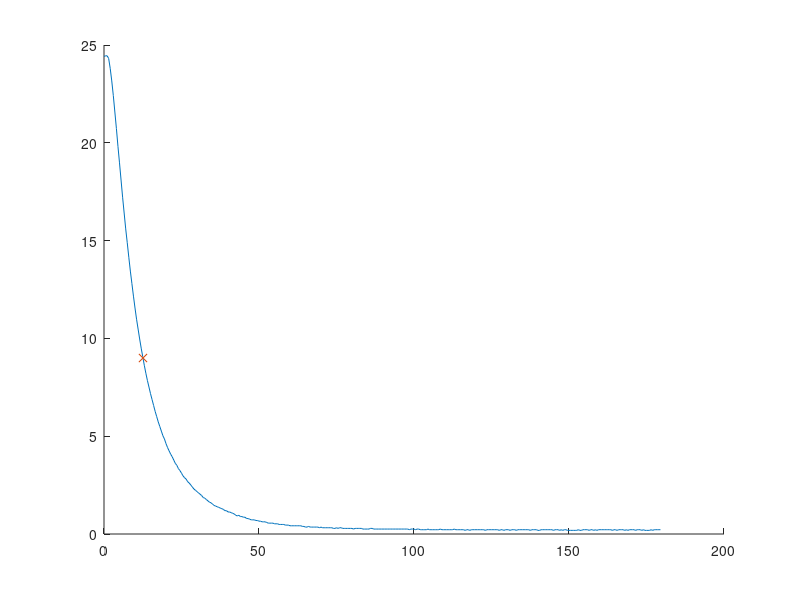

Source code (MATLAB): (Note: this script raises an error after producing the figure.)
clear variables, close all, clc, format compact
%%
temp=[24.415158090843303
24.448978412442557
24.448978412442557
24.313699168877676
23.806450513975243
23.16404546157896
22.42036141238116
21.57546557131715
20.73078199080814
19.818761950533588
18.97451936002966
18.09673170790678
17.219172925665852
16.40932164933912
15.59966509338257
14.891375228106504
14.149516956944927
13.44153184331163
12.801102008220484
12.160793819955249
11.554298211468842
10.981596942416889
10.476353037288606
9.971184794173354
9.499762667903664
9.062072516385205
8.624439124025733
8.220520197631163
7.850303635830607
7.513778352060772
7.177286607407962
6.874472704879821
6.571685953610841
6.268926346298286
5.999829476973348
5.7307540438336675
5.495330620181387
5.259923601257436
5.024532983632921
4.856406867900189
4.6210443588153245
4.41931811213634
4.25122210460557
4.083134457594493
3.9486703587210754
3.7805977575013907
3.6125335133090477
3.511698977648467
3.3436481021078484
3.2428215866814254
3.108390910434597
2.973965579495974
2.8731500887666694
2.805941431690415
2.6715281253634227
2.6043234759531053
2.5035190063057855
2.402717541780396
2.301919082108842
2.2347217782247535
2.1675258096320453
2.1003311762514905
2.0331378780027363
1.965945914807307
1.8651604730631883
1.831565993255388
1.7643780347396938
1.6971914109592918
1.6300061218338295
1.5964139777414497
1.5292306904485795
1.4620487376123947
1.4284582615903083
1.3948681191525425
1.3612783102885837
1.3276888349894205
1.2940996932445392
1.2605108850434268
1.1933342692364612
1.1933342692364612
1.1261589874874198
1.1261589874874198
1.0925718468602146
1.0589850397174518
1.0253985660501201
0.9582266190996958
0.9246411457978291
0.9582266190996958
0.8910560059300905
0.8910560059300905
0.8574711994882194
0.8574711994882194
0.7903025868400256
0.7903025868400256
0.7567187806141781
0.7231353077743969
0.7231353077743969
0.7231353077743969
0.6895521683094179
0.6895521683094179
0.6559693622102293
0.6559693622102293
0.6223868894670685
0.6223868894670685
0.6223868894670685
0.5888047500694225
0.5552229440075283
0.5552229440075283
0.5552229440075283
0.5552229440075283
0.5216414712723745
0.5216414712723745
0.5216414712723745
0.48806033185269676
0.48806033185269676
0.48806033185269676
0.48806033185269676
0.4544795257394834
0.4544795257394834
0.4544795257394834
0.4208990529222211
0.4208990529222211
0.4208990529222211
0.4208990529222211
0.4208990529222211
0.4208990529222211
0.4208990529222211
0.4208990529222211
0.38731891339039615
0.38731891339039615
0.3537391071357482
0.3537391071357482
0.38731891339039615
0.3537391071357482
0.3537391071357482
0.3537391071357482
0.3537391071357482
0.3537391071357482
0.3537391071357482
0.32015963414776366
0.3537391071357482
0.32015963414776366
0.32015963414776366
0.32015963414776366
0.32015963414776366
0.32015963414776366
0.32015963414776366
0.32015963414776366
0.28658049441592903
0.28658049441592903
0.32015963414776366
0.28658049441592903
0.32015963414776366
0.32015963414776366
0.28658049441592903
0.28658049441592903
0.28658049441592903
0.28658049441592903
0.28658049441592903
0.28658049441592903
0.28658049441592903
0.25300168793123284
0.28658049441592903
0.28658049441592903
0.28658049441592903
0.28658049441592903
0.28658049441592903
0.25300168793123284
0.25300168793123284
0.25300168793123284
0.25300168793123284
0.25300168793123284
0.28658049441592903
0.28658049441592903
0.25300168793123284
0.25300168793123284
0.25300168793123284
0.25300168793123284
0.25300168793123284
0.25300168793123284
0.25300168793123284
0.25300168793123284
0.25300168793123284
0.25300168793123284
0.25300168793123284
0.25300168793123284
0.25300168793123284
0.25300168793123284
0.25300168793123284
0.25300168793123284
0.25300168793123284
0.25300168793123284
0.25300168793123284
0.25300168793123284
0.25300168793123284
0.25300168793123284
0.25300168793123284
0.2194232146824106
0.25300168793123284
0.25300168793123284
0.25300168793123284
0.2194232146824106
0.25300168793123284
0.25300168793123284
0.2194232146824106
0.2194232146824106
0.2194232146824106
0.2194232146824106
0.2194232146824106
0.25300168793123284
0.2194232146824106
0.2194232146824106
0.2194232146824106
0.2194232146824106
0.2194232146824106
0.2194232146824106
0.2194232146824106
0.25300168793123284
0.2194232146824106
0.2194232146824106
0.2194232146824106
0.2194232146824106
0.2194232146824106
0.2194232146824106
0.2194232146824106
0.2194232146824106
0.25300168793123284
0.2194232146824106
0.2194232146824106
0.2194232146824106
0.2194232146824106
0.2194232146824106
0.2194232146824106
0.18584507466045078
0.2194232146824106
0.2194232146824106
0.18584507466045078
0.2194232146824106
0.2194232146824106
0.2194232146824106
0.2194232146824106
0.2194232146824106
0.2194232146824106
0.2194232146824106
0.2194232146824106
0.2194232146824106
0.18584507466045078
0.2194232146824106
0.2194232146824106
0.2194232146824106
0.2194232146824106
0.2194232146824106
0.2194232146824106
0.2194232146824106
0.2194232146824106
0.18584507466045078
0.2194232146824106
0.2194232146824106
0.18584507466045078
0.2194232146824106
0.2194232146824106
0.2194232146824106
0.18584507466045078
0.2194232146824106
0.2194232146824106
0.2194232146824106
0.18584507466045078
0.2194232146824106
0.2194232146824106
0.2194232146824106
0.2194232146824106
0.2194232146824106
0.2194232146824106
0.2194232146824106
0.2194232146824106
0.18584507466045078
0.2194232146824106
0.2194232146824106
0.2194232146824106
0.2194232146824106
0.18584507466045078
0.18584507466045078
0.2194232146824106
0.2194232146824106
0.2194232146824106
0.2194232146824106
0.2194232146824106
0.2194232146824106
0.2194232146824106
0.2194232146824106
0.18584507466045078
0.2194232146824106
0.2194232146824106
0.2194232146824106
0.18584507466045078
0.2194232146824106
0.18584507466045078
0.2194232146824106
0.2194232146824106
0.18584507466045078
0.18584507466045078
0.18584507466045078
0.18584507466045078
0.18584507466045078
0.18584507466045078
0.18584507466045078
0.2194232146824106
0.18584507466045078
0.18584507466045078
0.2194232146824106
0.2194232146824106
0.2194232146824106
0.2194232146824106
0.18584507466045078
0.2194232146824106
0.2194232146824106
0.18584507466045078
0.2194232146824106
0.18584507466045078
0.2194232146824106
0.2194232146824106
0.2194232146824106
0.2194232146824106
0.2194232146824106
0.2194232146824106
0.2194232146824106
0.2194232146824106
0.2194232146824106
0.18584507466045078
0.2194232146824106
0.2194232146824106
0.18584507466045078
0.2194232146824106
0.2194232146824106
0.2194232146824106
0.2194232146824106
0.18584507466045078
0.2194232146824106
0.18584507466045078
0.2194232146824106
0.2194232146824106
0.2194232146824106
0.2194232146824106
0.18584507466045078
0.2194232146824106
0.2194232146824106
0.2194232146824106
0.18584507466045078
0.2194232146824106
0.18584507466045078
0.18584507466045078
0.18584507466045078
0.18584507466045078
0.2194232146824106
0.18584507466045078
0.2194232146824106
0.2194232146824106
0.2194232146824106
0.2194232146824106
0.2194232146824106
]

%%
time=(0:0.5:359/2)';
hold on
plot(time,temp)

responsetemp=max(temp)-max(temp)*.632;
plot(12.575,responsetemp,'x')
yline(responsetemp)
xline(12.575)
title('Ice Point Cell Time Constant Test')
ylabel('Temp in C')
xlabel('Time in s')
legend('Probe Response', 'Time Constant (\tau=12.575)')
%risetime=20
stepinfo(temp,time)